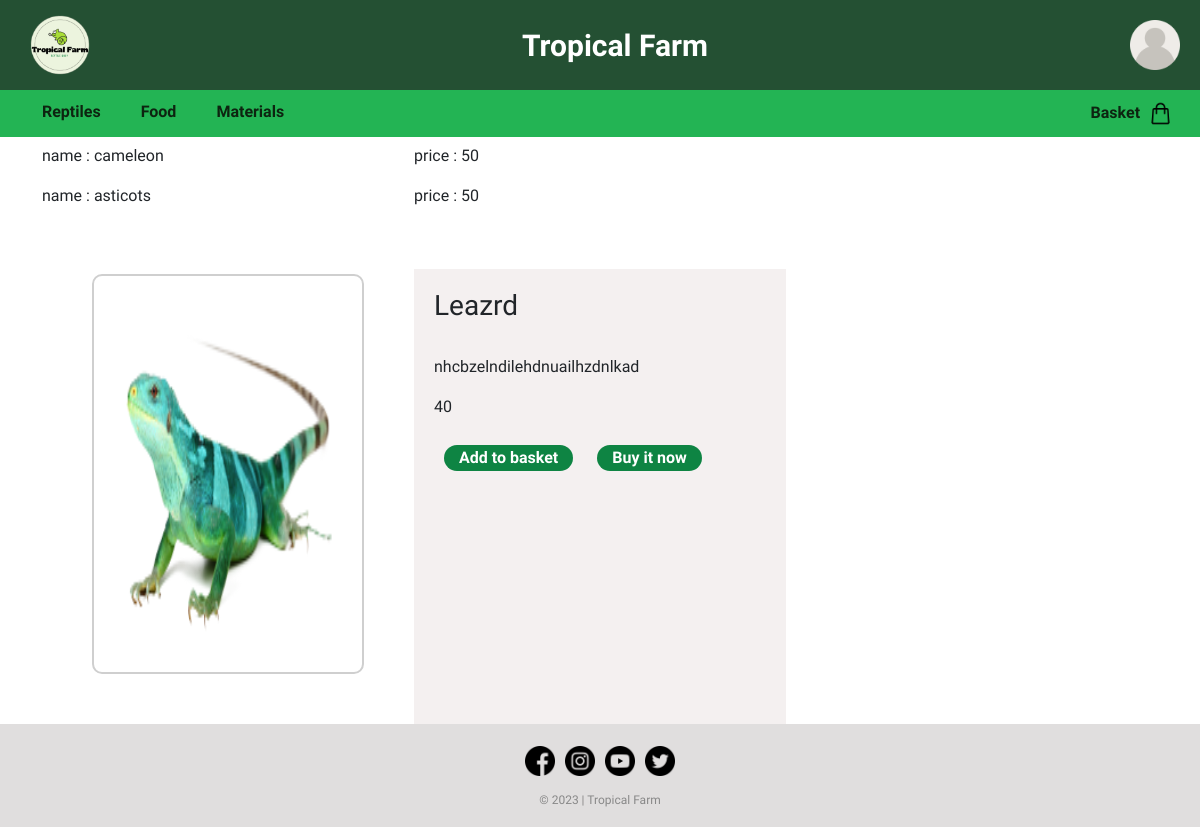
The page /item.php on the database as committed earlier.
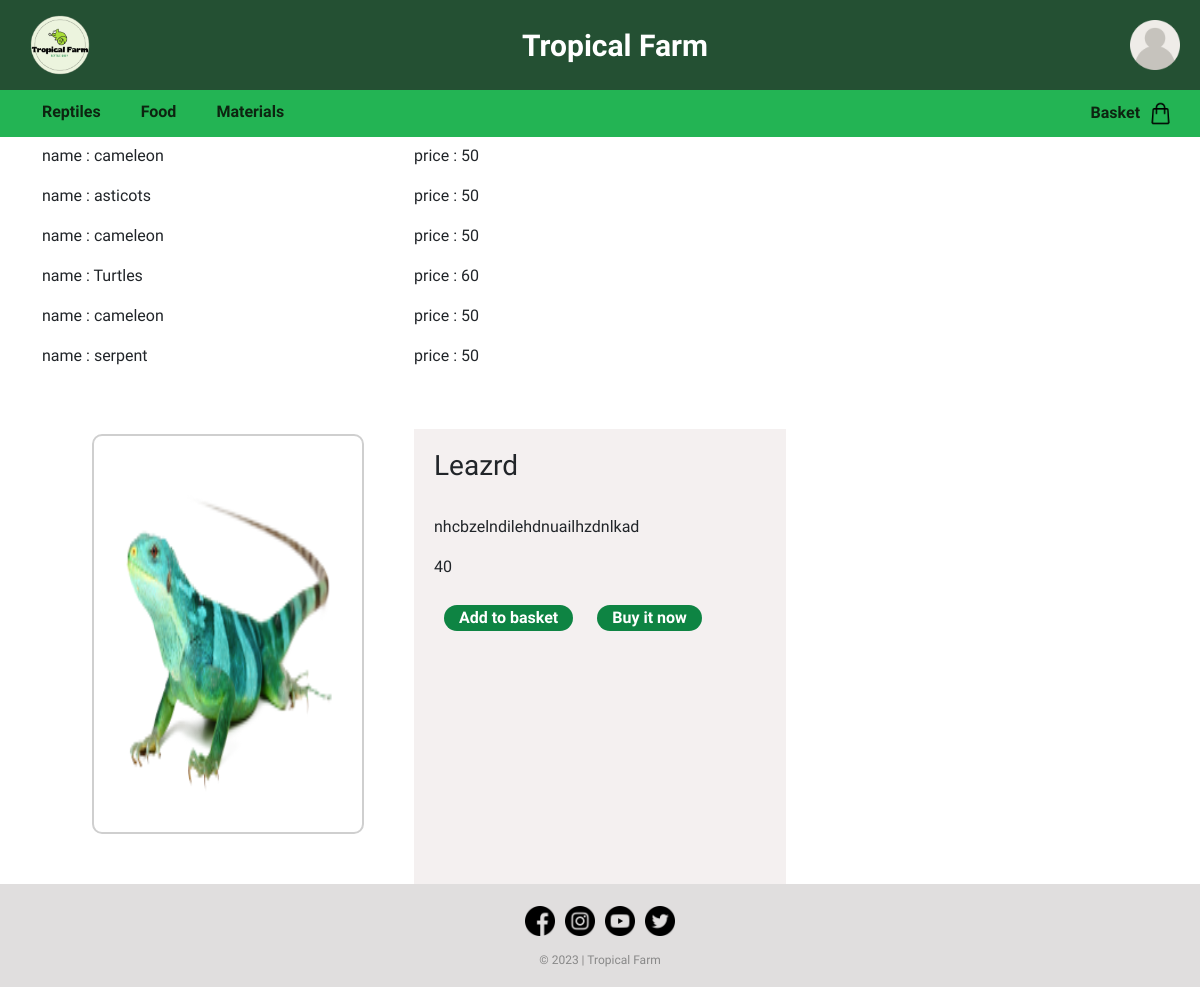
The same page on the database as committed later.
### tables this page shows
CREATE TABLE IF NOT EXISTS `item` (
  `iditem` int NOT NULL AUTO_INCREMENT,
  `name` varchar(50) NOT NULL,
  `category` varchar(50) NOT NULL,
  `second_category` varchar(50) NOT NULL,
  `description` varchar(50) NOT NULL,
  `photo` varchar(50) NOT NULL,
  `price` varchar(50) NOT NULL,
  `stock` varchar(50) NOT NULL,
  `sell` varchar(50) DEFAULT NULL,
  `auction` varchar(50) DEFAULT NULL,
  `trade` varchar(50) DEFAULT NULL,
  PRIMARY KEY (`iditem`)
);

### item.php (the view, shortened to what this page needs)
<!DOCTYPE html>
<html>
<head>
<link href="https://cdn.jsdelivr.net/npm/bootstrap@5.3.0/dist/css/bootstrap.min.css" rel="stylesheet">
<link href="style.css" rel="stylesheet" type="text/css"/>
</head>
<body>
  <div class="headnav">
<?php
if(!isset($_SESSION["photo"])){
  $imageURL = "image/user.png";
}
else{
$imageURL = "image/" . $_SESSION["photo"];
}
?>
      <?php if(isset($_SESSION["role"])){ echo '<header style="background-color: ' . $_SESSION["background"] . ';">'; }
            else{echo '<header>';}?>
            <div class="logo">
              <img src="image\logo.png" alt="Logo">
            </div>
            <div class="titre"><a href="http://localhost:80/Tropical-Farm/index.php" class="titre">Tropical Farm</a></div>
            <div class="dropdown">
              <a href="http://localhost:80/Tropical-Farm/login.php" class="dropdown-btn"><img src="<?php echo $imageURL; ?>" width="50px" height="50px"></a>
            </div>
          </header>
    <nav>
      <ul class="categories">
        <li>
          <a href="#">Reptiles</a>
        </li>
        <li>
          <a href="#">Food</a>
        </li>
        <li>
          <a href="#">Materials</a>
        </li>
      </ul>
      <div class="panier">
        <a href="#"><b>Basket &nbsp</b><img src="image/shopping-bag.png"></a>
      </div>
    </nav>
    </div>
  <br><br><br><br><br><br>
<?php
    $conn = mysqli_connect("localhost", "root", "", "tropicalfarm");
        $sql = "SELECT * FROM item";
        $result = mysqli_query($conn, $sql);
        if (mysqli_num_rows($result) > 0) {
          while ($row = mysqli_fetch_assoc($result)) {
            echo '<div class="container">';
            echo "<p>name : " . $row["name"] . "</p>";
            echo "<p>price : " . $row["price"] . "</p>";
            echo "</div>";
          }
        } else {
          echo "Aucun utilisateur trouvé dans la base de données.";
        }
  ?>
<div class="container">
    <div class="item-img-div">
        <center><img src="image\lézards.png"></center>
    </div>
    <div class="item-car-div">
        <h3 id="item-name">Leazrd</h3><br>
        <p id="item-car">nhcbzelndilehdnuailhzdnlkad</p>
        <p id="price">40</p>
        <button onclick="">Add to basket</button>
        <button onclick="">Buy it now</button>
    </div>
</div>
<footer>
  <div class="footer-section">
    <a href="https://www.facebook.com/pages/category/supermarket/Tesco-Superstore-440818089460778/" target="_blank"><img src="image/facebook (1).png"></a>
    <a href="https://www.instagram.com/tescofood/?hl=fr" target="_blank"><img src="image/instagram (2).png"></a>
    <a href="https://www.youtube.com/tesco" target="_blank"><img src="image/youtube.png"></a>
    <a href="https://twitter (1).com/Tesco" target="_blank"><img src="image/twitter (1).png"></a>
</div>
  <div class="footer-bottom">
    <p>&copy; 2023 | Tropical Farm</p>
  </div>
</footer>
</body>
</html>

### style.css (style rules this page uses)
body { font-family: 'Didact Gothic', sans-serif; }
.headnav { position: fixed; top: 0; width: 100%; z-index: 9999; }
header { display: flex; align-items: center; justify-content: space-between; background-color: #245033; padding: 5px; }
.logo img { width: 80px; height: 80px; margin-left: 15px; }
.titre { color: #ffffff; font-size: 30px; font-weight: bold; text-decoration: none; }
.dropdown { position: relative; z-index: 1; }
.dropdown-btn { background-color: #245033; border: none; cursor: pointer; margin-right: 20px; }
.dropdown a { margin-right: 15px; color: white; text-decoration: none; }
nav { background-color: #23b454; padding: 5px; display: flex; align-items: center; }
nav .categories { list-style-type: none; display: flex; gap: 40px; margin-top: 5px; margin-bottom: 8px; margin-left: 5Px; }
nav .categories li a { color: #0d2410; text-decoration: none; font-size: 16px; font-weight: bold; }
nav .categories li { position: relative; }
nav .panier { position: absolute; right: 2%; }
nav .panier img { width: 25px; height: 25px; }
nav .panier a { color: #0d2410; text-decoration: none; font-weight: bold; margin-right: 3px; }
.container { display: grid; grid-template-columns: repeat(3,1fr); justify-content: space-between; }
footer { background-color: #e0dede; padding: 2px; }
.footer-section { margin-top: 15px; margin-bottom: 10px; display: flex; justify-content: center; align-items: center; }
.footer-bottom { text-align: center; color: #888888; font-size: 12px; }
.footer-section img { width: 30px; height: 30px; margin: 5px; }
.item-img-div { flex-basis: 50%; color: white; padding: 50px; }
.item-img-div img { border: 2px solid; border-radius: 10px; border-color: rgb(207, 207, 207); display: block; width: 400px; height: 400px; display: block; max-width: 100%; padding: 20px; }
.item-car-div { margin-top: 45px; padding: 20px; flex-basis: 50%; display: inline-block; background-color: rgb(244, 240, 240); }
.item-car-div button { border: none; border-radius: 55px; background-color: rgb(14, 132, 67); margin: 10px; padding-left: 15px; padding-right: 15px; color:rgb(255, 255, 255); font-weight: bold; }

Rows that differ between the two databases and show on the page:
added item: name "cameleon", price "50"
added item: name "Turtles", price "60"
added item: name "cameleon", price "50"
added item: name "serpent", price "50"
